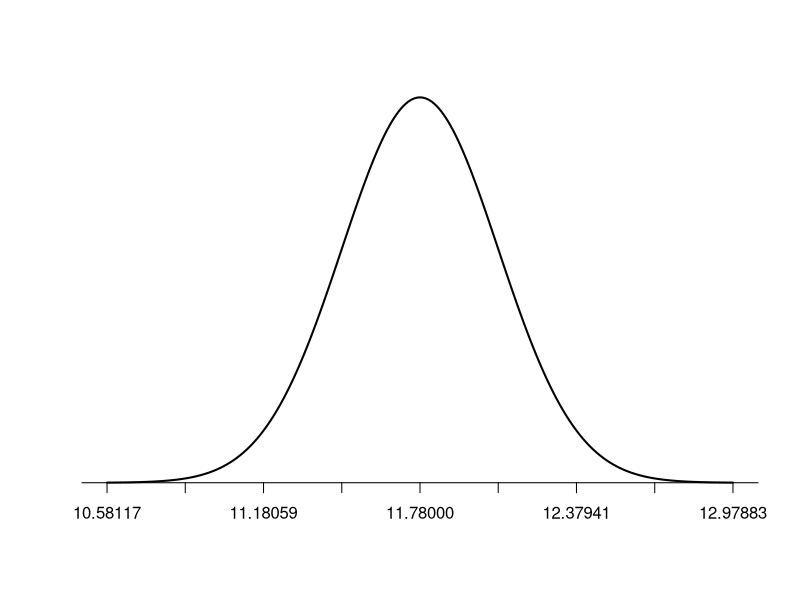

This figure's R source: (Note: this script raises an error after producing the figure.)
## ---- chunk 1

# Paso 1. Definimos los datos del problema. 

xbar <- 0.49
se<-0.041


##  Paso 2. Realizamos los calculos acorde con la definición de intervalo de confianza para un nivel del 95%

# a) 

ci95_uB<-xbar+2*se
ci95_lB<-xbar-2*se

## El intervalo de confianza del 95%   es  [57.2% a 40.8%]
 
## Donde UB stands for Upper bound  y lB , lower bound o  límite superior e inferior respectivamente.

# b)  Quiere decir que si consideramos un proceso de muestreo (con muestras del mismo tamaño) tenemos una confianza de que el parámetro desconocido: media poblacional, se localizará en este rango probabilístico en el 95% de las muestras. 
## ---- chunk 2


#a) 

sigma <-120/sqrt(2000) 
# 
xbar<-560



se95<-2*sigma 
se997<-3*sigma


#b)

ic68<-xbar+sigma
#281.8974
ic95<-xbar+se95 
# 283.7947
ic997<-xbar+se997 
# 285.6921

#c) EL SE para un inervalo del 95% es m = 3.794733

#d) La amplitud del intervalo al 95% de confinaza es 7.6.


## ---- chunk 3

11.78 + 2.576*(0.2997075)

#define population mean and standard deviation
population_mean <- 11.78
population_sd <- 0.2997075

#define upper and lower bound
lower_bound <- population_mean - population_sd
upper_bound <- population_mean + population_sd

#Create a sequence of 1000 x values based on population mean and standard deviation
x <- seq(-4, 4, length = 1000) * population_sd + population_mean

#create a vector of values that shows the height of the probability distribution
#for each value in x
y <- dnorm(x, population_mean, population_sd)

#plot normal distribution with customized x-axis labels
plot(x,y, type = "l", lwd = 2, axes = FALSE, xlab = "", ylab = "")
sd_axis_bounds = 5
axis_bounds <- seq(-sd_axis_bounds * population_sd + population_mean,
                    sd_axis_bounds * population_sd + population_mean,
                    by = population_sd)
axis(side = 1, at = axis_bounds, pos = 0)




## ---- chunk 4

xbar<-11.78
sigma<-3.2
n<-114
z<-2.576

sigmamuestra<-sigma/sqrt(n)

ci99d<-xbar+z*(sigma/sqrt(n))
ci99i<-xbar-z*(sigma/sqrt(n))
## ---- chunk 5

# Paso 1. Definimos los datos y los almacenamos en un data frame.   

estudiantes<-data.frame(califas=c(114, 100, 104, 89, 102, 91, 114, 114, 103, 105,
108, 130, 120, 132, 111, 128,118, 119, 86, 72,
111, 103, 74, 112, 107, 103, 98, 96, 112, 112, 93))

# Paso 2. estimamos la media.

media<-mean(estudiantes$califas)

# Paso 3. Definimos los parámetros dados por el problema.

n <-31

sigma<-15

sigmamuestral<-sigma/sqrt(n)

zcritico<-2.576

# Paso 4 Hacemos el cálculo para una intervalo de confianza del 99%  acorde con la definición. 

intervalo_ub<-media+zcritico*sigmamuestral
intervalo_lb<-media-zcritico*sigmamuestral

## ---- chunk 6

# Solución:

# Paso 1. Definimos los datos del problema.

# a)

n<-1073 
mu<-278
sigma<-80
z_95<-1.960

# Paso 2. Aplicamos la definición de intervalo de conianza para construir el intervalo con un  nivel del 95%.


int95_ub<-mu+z_95*sigma
int95_lb<-mu-z_95*sigma

# Paso 3. Se calculan  los intervalos a los niveles de confianza de 90% y 99%.

# b) 

z_90<-1.645
z_95<-1.960
z_99<-2.576

sigma_muestra<-sigma/sqrt(n)

int99_ub<-mu+z_99*sigma_muestra
int99_lb<-mu-z_99*sigma_muestra

int90_ub<-mu+z_90*sigma_muestra
int90_lb<-mu-z_90*sigma_muestra


## Paso 4. se especifican los errores de estimación.

# c)


SE_90<-z_90*sigma_muestra
SE_95<-z_95*sigma_muestra
SE_99<-z_99*sigma_muestra

## Entre más grande es el nivel de confianza, C, mayor es el error de estimación (SE). Lo que se observa gráficamente  porque el intervalo es más amplio (menos preciso).
## ---- chunk 7
## Solución

z_99<-2.576
sigma<-3.2

n<-((z_99*sigma)/1)^2

## Respuesta: El tamaño de muestra debe ser de 68 profesores.
## ---- chunk 8
1-pnorm(0.3,0,0.316)

## ---- chunk 9

1-pnorm(1.02,0,0.316)

## ---- chunk 10

# Solucion 
# a) 

sigma<-60
n<-50
s<-sigma/sqrt(n)

118.6*2
125.7*2

# b
1-pnorm(251.4,230,8.485281)
# [1] 0.005834248

1-pnorm(237.2,230,8.485281)
# [1] 0.1980719

# La probabilidad de ocurrencia debida al azar de una media de 251.4, es ínfima, por lo que es posible rechazar la hipótesis nula de que la media sea 230.  Por el contrario la prob de ocurrencia de media 237.2 es de practicamente el 20%, este dato no indica evidencia estadísticamente significativa de que la media difiera de 230. En este caso no se rechaza H0 (Hipótesis nula).

## ---- chunk 11

sigma<-.096
n<-40
s<- sigma/sqrt(n)
mu<-.31

xbar<-.276
xbar_2<-.302  

p_value<-pnorm(xbar,mu,s)
p_value_2<-pnorm(xbar_2,mu,s)


# Conclusión hay una probabilidad de 1.2% de que  la media sea 27.6% y Una probabilidad de 29% que  la media sea 30.2.


# La evidencia en favor de Ha, es estadísticamente significativa  considerando una confinaza del 95%. Esta evidenica implica que es poco probable encontrar una media tan extrema con esta  por azar.

# Por el contrario no podemos rechazar la hipótesis nula para x bar =30.2, es decir este valor puede deberse muy probablemente al azar y no se encuentra evidencia estadísticamente significativa de que mu sea menor a 30. 


## ---- chunk 12

n<-840
sigma<-60
s<-sigma/sqrt(n)
mu<-275
xbar<-272

pnorm(xbar,mu,s)
## ---- chunk 13
s<-(0.0068/sqrt(3))
2*pnorm(0.8404, 0.86, s)

## ---- chunk 14

## Solución. 

sigma<-18
n<-31
s<-sigma/sqrt(n)
se<-1.96*s 

iq<-data.frame(datos=c(116, 105, 104, 89, 102, 91, 114, 114, 103, 105, 108, 130, 120, 132, 111, 128, 118, 119, 86, 72, 111, 103, 74, 112, 107, 103, 98, 96, 112, 112, 93))

mu<-mean(iq$datos)

iq95r<-mu+se
iq95l<-mu-se

## [99.72804 , 112.401]

## Conclusión:  Mu=100  Se ubica dentro del intervalo de confianza. NO puedo rechazar H0: mu=100.


pvalue<-2*pnorm(100, mu, s)


# valor critico:  pvalue 0.06 <  0.05. El p val esta fuera del area de rechazo.   No puedo rechazar H0.
## ---- chunk 15

xbar<-0.069
sigma<-0.55
n<-104
mu<-0
s<-sigma/sqrt(n)

z<-(xbar-mu)/s  

p_value<-1-pnorm(xbar, mu, s)

p_valuez<-pnorm(1.645)


## La evidencia no permite rechazar H0. Es muy probable que el resultado se deba al azar. Y por lo tanto podemos  Estos resultados, NO constituyen una buena evidencia a favor de que el ingreso medio  de todos los altos ejecutivos aumentó ese año? 

# ![](/img/solved.jpg)
## ---- chunk 16

## Prueba dos colas 

# H0: mu = 2
# Ha: mu != 2
# Alpha requerido = 5%, lo que implica que 0.025= alpha/2  para cada cola o bien que el intervalo de confianza es de 95%  y por tanto Z critico_95= 1.96


sigma<-0.01
n<-5
muho<-2
muha<-2.015
s<-sigma/sqrt(n)
alpha<-0.05

z_critico95<-1.96  

## Paso 1  calculamos el intervalo en el que H0 es cierta.

ci_ub<-muho + z_critico95*s
ci_lb<-muho - z_critico95*s

# El intervalo en el que H0 es cierta es [1.9912 2.0087]

## Paso 2 calculamos la probabilidad  de aceptar  H0, cuando Ha es cierta. En otras palabras necesitamos calcular la probabilidad entre 1.9912 y 2.0087, considerando muha= 2.015.



pnorm(ci_ub,muha,s) - pnorm(ci_lb,muha, s)

# La probabilidad de aceptar H0 cuando  Ha es cierta, es decir de cometer un error tipo II, es 8.2%

## ---- chunk 17

mu<-275
xbar<-270
sigma<-60
n<-840

s<-sigma/sqrt(n)

z_critico<-2.326

ci98ub<-mu+z_critico*s
ci98lb<-mu-z_critico*s


# Solución.

  
# a) El procedimiento es comparar  el estadístico de contraste vs. el valor crítico z. Si el valor z es mayor  al estadistico de contraste  rechazamos H0.

# En este caso la evidencia estadística es significativa al 1% en contra de Ho, por lo que la probabiliad de que este valor se presente por azar es infima.  

## En este caso Z_crítico = -2.326 y estadístico z de contraste = -2.415229
# podemos rechazar Ho. Y es posible afirmar que la media 270 es inferior estadisitcamente a 275.

Z=(xbar-mu)/s


# b)  Es el mismo nivel alpha , que en este caso es 1%.

# c) La probabilidad de cometer un error tipo II, es decir, NO rechazar H0, cuando Ha es cierta, es 46%. El intervalo es [279.8153,270.1847]

Prob<-pnorm(ci98ub,xbar, s) - (pnorm(ci98lb,xbar, s))

## ---- chunk 18

library(tidyverse)

# Solución

# Paso 1 load data .

cetes<-read.csv("rendimiento.csv")%>%
  mutate(re=rendimiento /100)

glimpse(cetes)

## paso 2.   Crear histograma para analizar forma de la distribución y detectar  posibles sesgo y asimetrías
ggplot(cetes,aes(rendimiento))+
geom_histogram(binwidth=2, colour="steelblue", fill="coral",alpha=0.4)+
ggtitle("Rendimiento (%) en CETES 1996 -2022")+
  theme_light()+
  labs(x="Intereses (Rendimiento %)")

# Observamos un sesgo postivo. Indicación que cuestiona el supuesto de normalidad.

# Si aplicamos la prueba para deterctar normalidad de shapiro.Notamos que: 

shapiro.test(cetes$re) # => p-value = 0.1096
# No rexhazamos la hipótesis nula de normalidad a los  niveles de significación del 1, 5 y 10%, por lo que tenemos una serie que cumple este supuesto.

# b 

xbar<-mean(cetes$re)
sigma<-0.0275
n<-27
sigma_muestral<-sigma/sqrt(n)

z90<-1.645
  
ic90_ub<-xbar+z90*sigma_muestral
ic90_lb<-xbar-z90*sigma_muestral


## Intervalo de nivel 90% entre [6.20%-7.94%]


# c)   Ho: mu =0.055, Ha: mu> 0.055

zcritico<-(xbar-0.055)/sigma_muestral

pval<-1-pnorm(zcritico)

pval<-1-pnorm(xbar, 0.055,sigma_muestral)

# Rechazamos H0, el rendimiento es mayor a la tasa de inflación de 5.5%. La probabilidad de hallar por azar este dato tan extermo, cuando H0 es cierta como 5.5% es ínfima 0.0014.   

# Note la utilización de la función pnorm: Cuando usamos el valor z, obtenemos la prob acumulada hasta el z. ej. lado izquierdo de la distribución, por lo que tenemos que restar de 1 este valor para obtener el lado derecho.

#d) 
ggplot(cetes, aes(año, re))+
geom_line(color = "#00AFBB", size = .5)+
theme_light()  +
labs(x="Año", y="Tasa %")


# El diagrama temporal deja claro que los rendimientos de los sucesivos años están fuertemente correlacionados; por tanto, no es correcto tratar estos datos como una muestra aleatoria simple. Siempre tienes que comprobar que no existe este tipo de correlaciones con datos obtenidos a lo largo del tiempo.


ggplot(cetes, aes(re)) +
  geom_density()+
  geom_vline(xintercept = 0.055, linetype="dashed", color="red", size=.6)+
  geom_vline(xintercept = xbar, linetype="dashed", color="blue", size=.6)+
  labs(x="Tasa de CETES. Rendimeito %")
ggtitle("Distribución de los Datos.")



curve(dnorm(x, 0.05, sigma_muestral), from=0.0304, to=.1471)
